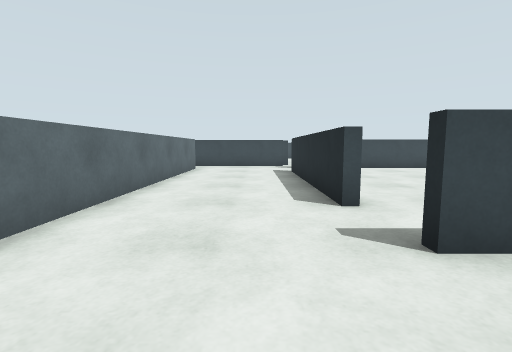
[1] (above)

19 first-person views from a walk through a Gazebo world. The camera is 0.94 m above the floor, tilts 6° down and sees 85° across. The floor is counted in squares, 1 m on a side. Each view is taken from the middle of a square. On the plan, view 1 faces up. The plan holds only what a view shows up to about 11 squares ahead; the rest is blank. The place goes on beyond the plan.

[2]
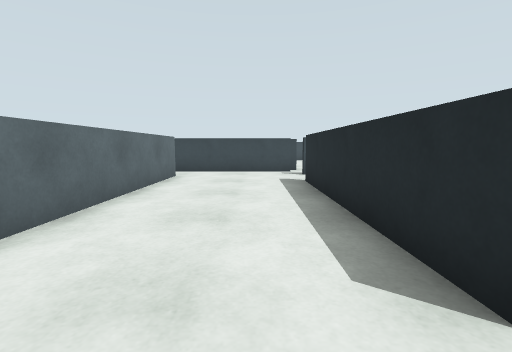

[3]
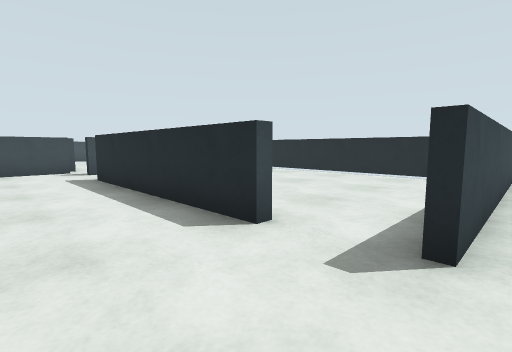

[4]
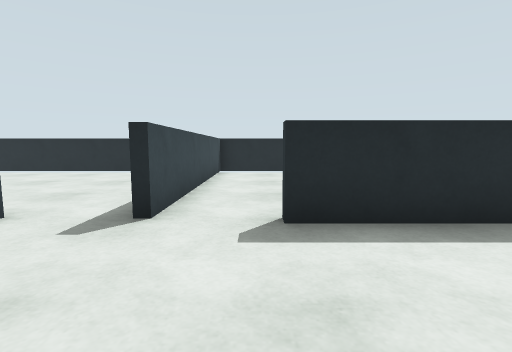

[5]
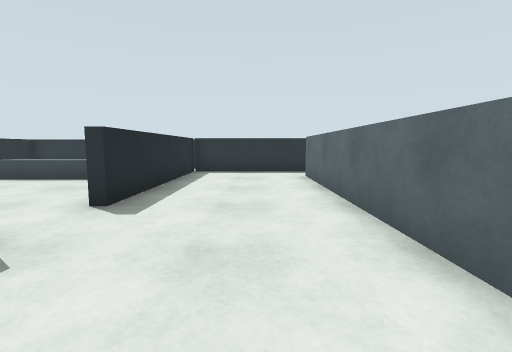

[6]
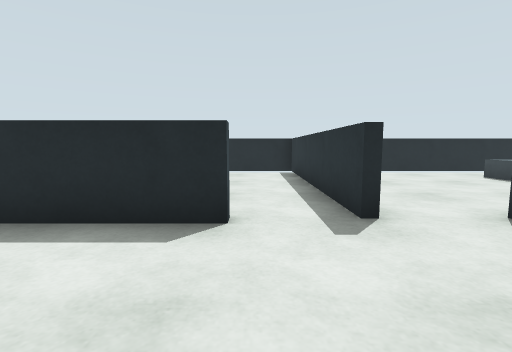

[7]
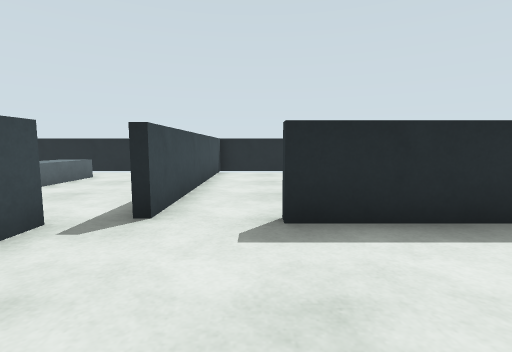

[8]
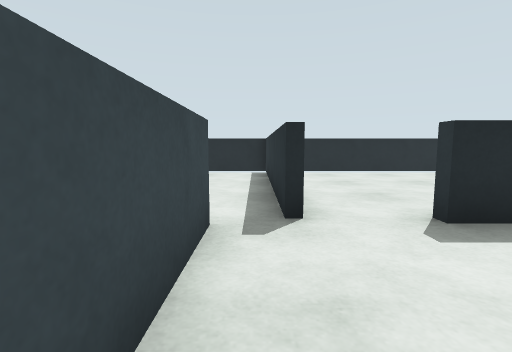

[9]
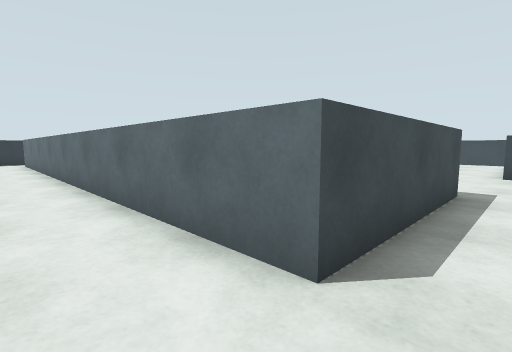

[10]
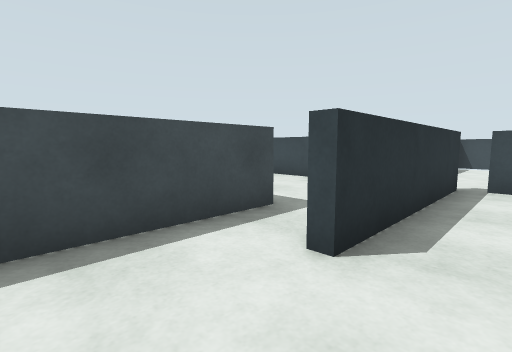

[11]
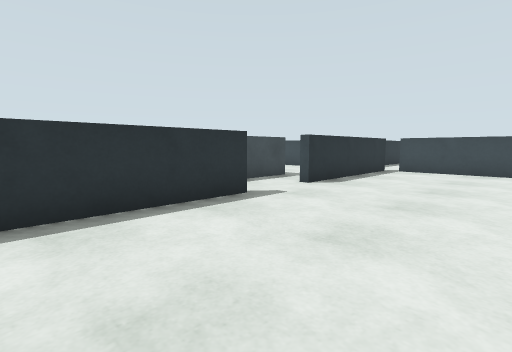

[12]
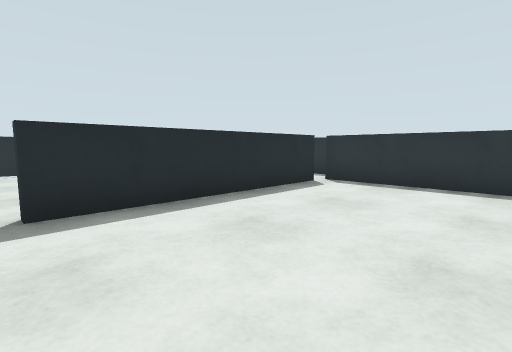

[13]
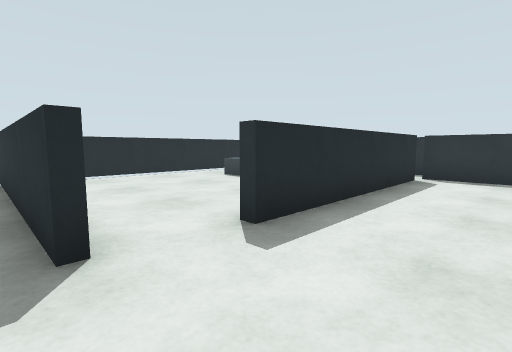

[14]
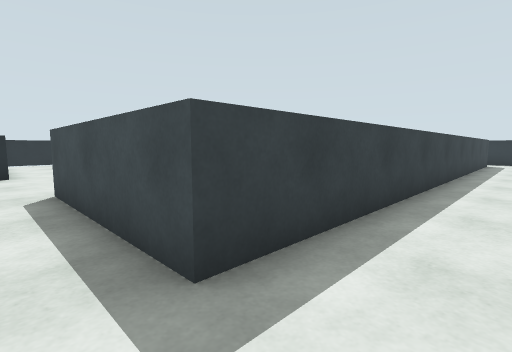

[15]
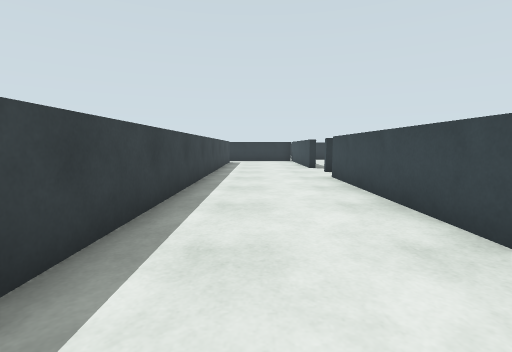

[16]
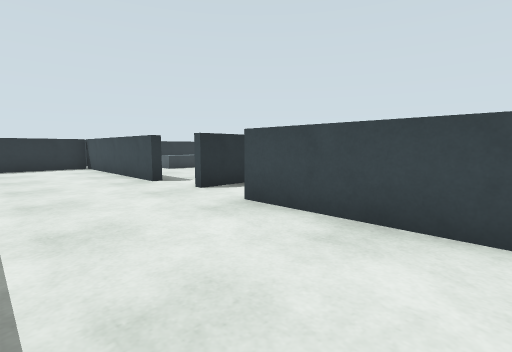

[17]
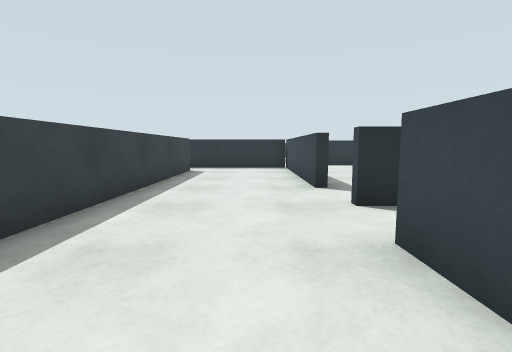

[18]
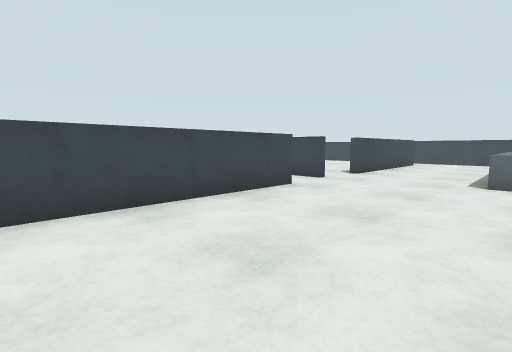

[19]
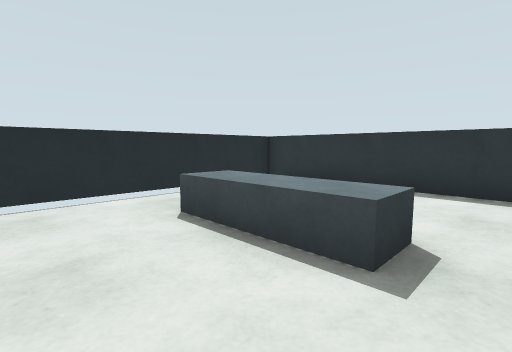

### Floor plan
Key: @ floor where view 1 was taken; # wall or solid block; . floor; B grey box.
Columns run from 14 left of view 1 to 9 right of it. Each row starts with its distance up from view 1.
 23  ##....B     ...#######
 22   ......     .......
 21   ......   ............#
 20   #.....   ....#.......#
 19   #.....   ....# ......#
 18   #............# ......#
 17   #............# .BBB..#
 16   #............# .BBB..#
 15   ##...........# ......#
 14 ...#####...#####.......#
 13   #.............########
 12 .......BBBBB...........#
 11 .......B   B...........#
 10   #....B   B...#.......#
  9   #....B   B...# ......#
  8   #....B   B...# ......#
  7   #....B   B...# ......#
  6   #....B   B...#.......#
  5   #....B   B...#.......#
  4   .....B   B...........#
  3  ##....B   B....########
  2   .....B   B...........#
  1   .....B   B...........#
  0  .#....B   B..@#.......#
 -1  .#....B   B...# ......#
 -2  .#....B   B...# ......#
 -3  .#....B   B...#  BBB..#

Where each view was taken, in squares from view 1:
view 1: 0 up, 0 right, facing up
view 2: 3 up, 0 right, facing up
view 3: 2 up, 1 left, facing up-right
view 4: 1 up, 2 left, facing right
view 5: 5 up, 1 left, facing down
view 6: 4 up, 2 left, facing right
view 7: 11 up, 2 left, facing right
view 8: 13 up, 2 left, facing right
view 9: 13 up, 1 left, facing down-left
view 10: 15 up, 4 left, facing down-left
view 11: 18 up, 0 right, facing down-left
view 12: 21 up, 3 left, facing down-right
view 13: 23 up, 1 left, facing down-right
view 14: 13 up, 9 left, facing down-right
view 15: 13 up, 9 left, facing down
view 16: 8 up, 8 left, facing down-left
view 17: 7 up, 10 left, facing down
view 18: 15 up, 7 left, facing up-left
view 19: 19 up, 3 right, facing down-right
